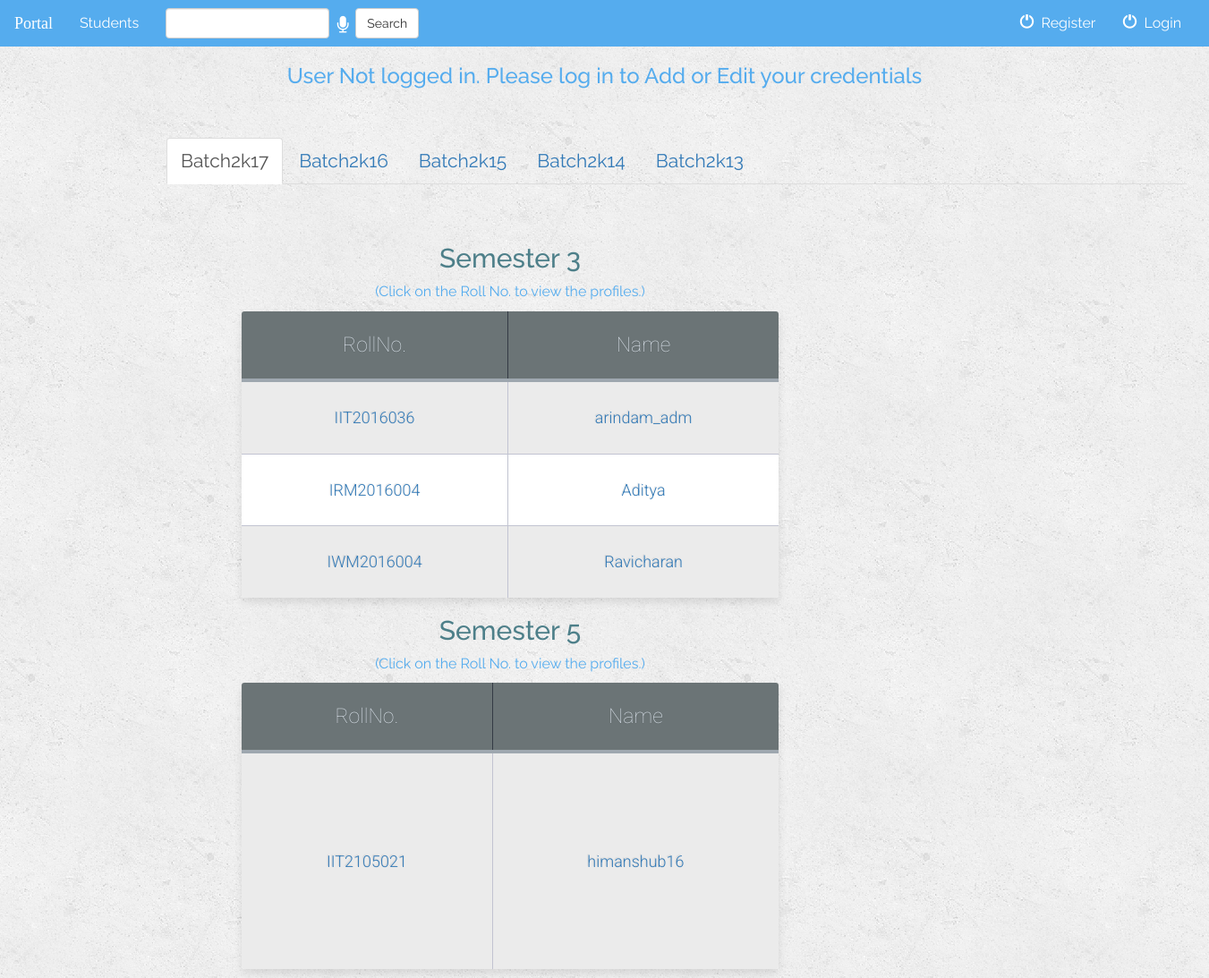
/studentportal/, run on the app's committed database.
### student/models.py (models this page shows, shortened)
class Student(models.Model):
    user = models.ForeignKey(User,default=None,null=True)
    enrollment_no = models.CharField(max_length=50, default=None, unique=True)
    first_name = models.CharField(max_length=200, default=None)
    last_name = models.CharField(max_length=200, default=None)
    email = models.EmailField(default=None,null=True)
    current_semester = models.IntegerField(default=1, null=True)
    graduation_year = models.IntegerField(null=True)
    is_active = models.BooleanField(default=False)
    created_on = models.DateTimeField(auto_now_add=True)
    updated_on = models.DateTimeField(auto_now=True)

### student/views.py (the view)
class IndexView(View):
    template_name = 'student/index.html'
    def get(self,request):
        sem1 =  Student.objects.filter(current_semester=1).order_by('enrollment_no')
        sem2 =  Student.objects.filter(current_semester=2).order_by('enrollment_no')
        sem3 =  Student.objects.filter(current_semester=3).order_by('enrollment_no')
        sem4 =  Student.objects.filter(current_semester=4).order_by('enrollment_no')
        sem5 =  Student.objects.filter(current_semester=5).order_by('enrollment_no')
        sem6 =  Student.objects.filter(current_semester=6).order_by('enrollment_no')
        sem7 =  Student.objects.filter(current_semester=7).order_by('enrollment_no')
        sem8 =  Student.objects.filter(current_semester=8).order_by('enrollment_no')
        sem9 =  Student.objects.filter(current_semester=9).order_by('enrollment_no')
        sem10 =  Student.objects.filter(current_semester=10).order_by('enrollment_no')
        object_list = []
        query = self.request.GET.get("q")
        if query:
           temp_object_list = Student.objects.filter(Q(user__first_name__contains=query) | Q(enrollment_no__icontains=query)).order_by('enrollment_no')
           object_list = temp_object_list
        context = {'object_list':object_list,'sem1':sem1,'sem2':sem2,'sem3':sem3,'sem4':sem4,'sem5':sem5,'sem6':sem6,'sem7':sem7,'sem8':sem8,'sem9':sem9,'sem10':sem10}
        return render(request,'student/index.html',context)

### student/templates/student/index.html (shortened to what this page needs)
{% extends 'student/base.html' %}
{% block body %}
<div class="container row">
	{% if object_list or sem1 or sem2 or sem3 or sem4 or sem5 or sem6 or sem7 or sem8 or sem9 or sem10 %}
	{% if object_list %}
    	<table class="table-fill">
    	<thead >
    		<tr>
    			<th class="text-center">RollNo.</th>
    			<th class="text-center">Name</th>
    		</tr>
    	</thead>
    	<tbody class="table-hover">
    		{% for student in object_list %}
    		<tr>
    			<td class="text-center"> <a href="{% url 'student:detail' student.id %}" style="text-decoration: none">{{student.enrollment_no}}</a> </td>
    			<td class="text-center"> <a href="{% url 'student:detail' student.id %}" style="text-decoration: none">{{student.user}}</a> </td>
    		</tr>
    		{% endfor %}
    	</tbody>
    	</table>
	{% else %}
<br><br>
	<div class="container" style="margin-left: 15%">
		<ul class="nav nav-tabs">
		  <li class="active"><a data-toggle="tab" href="#batch2k17" style="font-family:Raleway;font-size:21px;">Batch2k17</a></li>
		  <li><a data-toggle="tab" href="#batch2k16" style="font-family:Raleway;font-size:21px;">Batch2k16</a></li>
		  <li><a data-toggle="tab" href="#batch2k15" style="font-family:Raleway;font-size:21px;">Batch2k15</a></li>
			<li><a data-toggle="tab" href="#batch2k14" style="font-family:Raleway;font-size:21px;">Batch2k14</a></li>
			<li><a data-toggle="tab" href="#batch2k13" style="font-family:Raleway;font-size:21px;">Batch2k13</a></li>
		</ul>
	</div>
<br><br>
	{% if sem3 %}
		<h2 style="text-align:center;font-family:Raleway;color:#4D7F89">Semester 3</h2>
        <p style="text-align:center;font-family:Raleway;color: #55acee">(Click on the Roll No. to view the profiles.)<p>
		<table class="table-fill">
    	<thead >
    		<tr>
    			<th class="text-center">RollNo.</th>
    			<th class="text-center">Name</th>
    		</tr>
    	</thead>
    	<tbody class="table-hover">
    		{% for student in sem3 %}
    		<tr>
    			<td class="text-center"> <a href="{% url 'student:detail' student.id %}" style="text-decoration: none">{{student.enrollment_no}}</a> </td>
    			<td class="text-center"> <a href="{% url 'student:detail' student.id %}" style="text-decoration: none">{{student.user}}</a> </td>
    		</tr>
    		{% endfor %}
    	</tbody>
    	</table>
	{% endif %}
	{% if sem4 %}
		<h2 style="text-align:center;font-family:Raleway;color:#4D7F89">Semester 4</h2>
        <p style="text-align:center;font-family:Raleway;color: #55acee">(Click on the Roll No. to view the profiles.)<p>
		<table class="table-fill">
    	<thead >
    		<tr>
    			<th class="text-center">RollNo.</th>
    			<th class="text-center">Name</th>
    		</tr>
    	</thead>
    	<tbody class="table-hover">
    		{% for student in sem4 %}
    		<tr>
    			<td class="text-center"> <a href="{% url 'student:detail' student.id %}" style="text-decoration: none">{{student.enrollment_no}}</a> </td>
    			<td class="text-center"> <a href="{% url 'student:detail' student.id %}" style="text-decoration: none">{{student.user}}</a> </td>
    		</tr>
    		{% endfor %}
    	</tbody>
    	</table>
	{% elif sem5 %}
		<h2 style="text-align:center;font-family:Raleway;color:#4D7F89">Semester 5</h2>
        <p style="text-align:center;font-family:Raleway;color: #55acee">(Click on the Roll No. to view the profiles.)<p>
		<table class="table-fill">
    	<thead >
    		<tr>
    			<th class="text-center">RollNo.</th>
    			<th class="text-center">Name</th>
    		</tr>
    	</thead>
    	<tbody class="table-hover">
    		{% for student in sem5 %}
    		<tr>
    			<td class="text-center"> <a href="{% url 'student:detail' student.id %}" style="text-decoration: none">{{student.enrollment_no}}</a> </td>
    			<td class="text-center"> <a href="{% url 'student:detail' student.id %}" style="text-decoration: none">{{student.user}}</a> </td>
    		</tr>
    		{% endfor %}
    	</tbody>
    	</table>
	{% endif %}
	{% endif %}
	{% else %}
   	         <h3>You don't have any student</h3>
	{% endif %}
</div>
{% endblock %}

### student/static/student/style.css (style rules this page uses)
html { -webkit-background-size: cover; -moz-background-size: cover; -o-background-size: cover; background-size: cover; }
a { text-decoration: none; }

### student/static/student/tables.css (style rules this page uses)
body { background: url(images/back.jpg); background-color: #76b852;#4CAF50;#8af29a; font-family: "Roboto", helvetica, arial, sans-serif; font-size: 16px; font-weight: 400; text-rendering: optimizeLegibility; }
.table-fill { background: white; border-radius:3px; border-collapse: collapse; height: 320px; margin: auto; max-width: 600px; padding:5px; width: 100%; box-shadow: 0 5px 10px rgba(0, 0, 0, 0.1); animation: float 5s infinite; }
th { color:#D5DDE5;; background:#6B7476; border-bottom:4px solid #9ea7af; border-right: 1px solid #343a45; font-size:23px; font-weight: 100; padding:24px; text-align:left; text-shadow: 0 1px 1px rgba(0, 0, 0, 0.1); vertical-align:middle; }
th:first-child { border-top-left-radius:3px; }
th:last-child { border-top-right-radius:3px; border-right:none; }
tr { border-top: 1px solid #C1C3D1; border-bottom-: 1px solid #C1C3D1; color:#666B85; font-size:16px; font-weight:normal; text-shadow: 0 1px 1px rgba(256, 256, 256, 0.1); }
tr:first-child { border-top:none; }
tr:last-child { border-bottom:none; }
tr:nth-child(odd) td { background:#EBEBEB; }
tr:last-child td:first-child { border-bottom-left-radius:3px; }
tr:last-child td:last-child { border-bottom-right-radius:3px; }
td { background:#FFFFFF; padding:20px; text-align:left; vertical-align:middle; font-weight:300; font-size:18px; text-shadow: -1px -1px 1px rgba(0, 0, 0, 0.1); border-right: 1px solid #C1C3D1; }
td:last-child { border-right: 0px; }
th.text-center { text-align: center; }
td.text-center { text-align: center; }

### data on the page
Student: enrollment_no "IIT2016036", user "arindam_adm"
Student: enrollment_no "IRM2016004", user "Aditya"
Student: enrollment_no "IWM2016004", user "Ravicharan"
Student: enrollment_no "IIT2105021", user "himanshub16"
